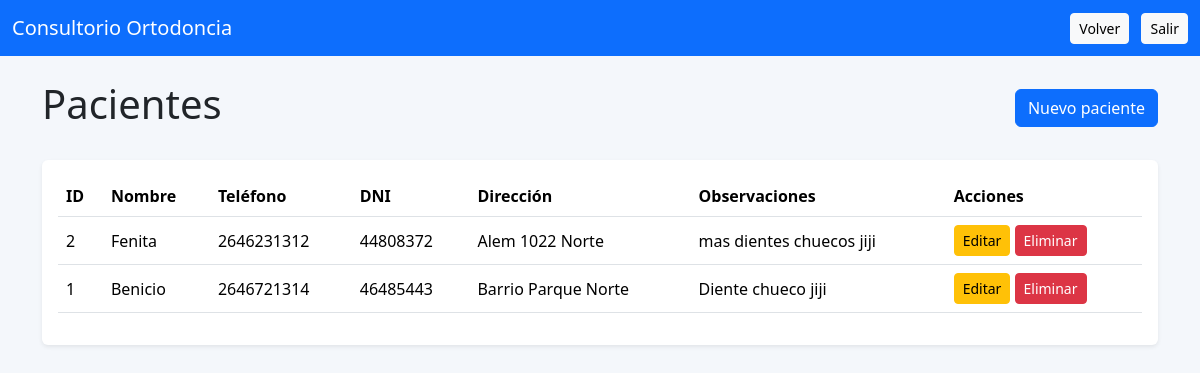
Page /pacientes (signed in) on the committed database.
### tables this page shows
CREATE TABLE pacientes (
    id INTEGER PRIMARY KEY AUTOINCREMENT,
    nombre TEXT NOT NULL,
    telefono TEXT,
    dni TEXT,
    direccion TEXT,
    observaciones TEXT
);

### app.py (the view)
@app.route("/pacientes")
def pacientes():
    if "user" not in session:
        return redirect("/login")
    conn = get_db()
    pacientes = conn.execute("SELECT * FROM pacientes ORDER BY id DESC").fetchall()
    conn.close()
    return render_template("pacientes.html", pacientes=pacientes)

### app.py (called while the page is built)
def get_db():
    conn = sqlite3.connect("database.db")
    conn.row_factory = sqlite3.Row
    return conn

### templates/pacientes.html (shortened to what this page needs)
<!DOCTYPE html>
<html lang="es">
<head>
    <link href="https://cdn.jsdelivr.net/npm/bootstrap@5.3.3/dist/css/bootstrap.min.css" rel="stylesheet">
</head>
<body style="background:#f4f7fb;">
<nav class="navbar navbar-expand-lg navbar-dark" style="background:#0d6efd;">
    <div class="container-fluid">
        <a href="/dashboard" class="navbar-brand">Consultorio Ortodoncia</a>
        <div>
            <a href="/dashboard" class="btn btn-light btn-sm me-2">Volver</a>
            <a href="/logout" class="btn btn-light btn-sm">Salir</a>
        </div>
    </div>
</nav>
<div class="container py-4">
    <div class="d-flex justify-content-between align-items-center mb-4">
        <h1>Pacientes</h1>
        <a href="/pacientes/nuevo" class="btn btn-primary">Nuevo paciente</a>
    </div>
    {% if pacientes %}
    <div class="card shadow-sm border-0">
        <div class="card-body">
            <div class="table-responsive">
                <table class="table table-hover align-middle">
                    <thead>
                        <tr>
                            <th>ID</th>
                            <th>Nombre</th>
                            <th>Teléfono</th>
                            <th>DNI</th>
                            <th>Dirección</th>
                            <th>Observaciones</th>
                            <th>Acciones</th>
                        </tr>
                    </thead>
                    <tbody>
                        {% for p in pacientes %}
                        <tr>
                            <td>{{ p["id"] }}</td>
                            <td>{{ p["nombre"] }}</td>
                            <td>{{ p["telefono"] }}</td>
                            <td>{{ p["dni"] }}</td>
                            <td>{{ p["direccion"] }}</td>
                            <td>{{ p["observaciones"] }}</td>
                            <td>
                                <a href="/pacientes/editar/{{ p['id'] }}" class="btn btn-warning btn-sm">Editar</a>
                                <a href="/pacientes/eliminar/{{ p['id'] }}" class="btn btn-danger btn-sm"
                                   onclick="return confirm('¿Seguro que querés eliminar este paciente?')">
                                   Eliminar
                                </a>
                            </td>
                        </tr>
                        {% endfor %}
                    </tbody>
                </table>
            </div>
        </div>
    </div>
    {% else %}
    <div class="alert alert-info">
        Todavía no hay pacientes cargados.
    </div>
    {% endif %}
</div>
</body>
</html>

### rows in the picture
pacientes: id "2", nombre "Fenita", telefono "2646231312", dni "44808372", direccion "Alem 1022 Norte", observaciones "mas dientes chuecos jiji"
pacientes: id "1", nombre "Benicio", telefono "2646721314", dni "46485443", direccion "Barrio Parque Norte", observaciones "Diente chueco jiji"
